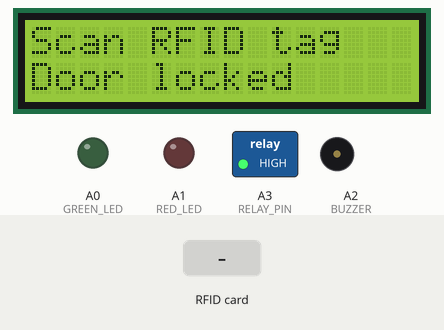
The sketch below on a simulated Arduino Uno, built with avr-gcc and run on an emulated ATmega328P. Parts: 16×2 character LCD, switched loads named in the sketch (green lamp = pin HIGH), output pins drawn as LEDs (lit = HIGH), buzzer (waves = sounding). Inputs (shaded band) come from the test bench. Pins used as bus, display or sensor lines are not drawn; what the sketch prints to the serial monitor is not drawn.

Above: at 2.5 s.
2.6 s: RFID card 16 73 8A 40 held to the reader
At 2.92 s:
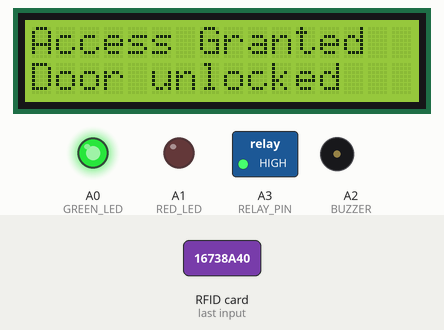
At 4.2 s:
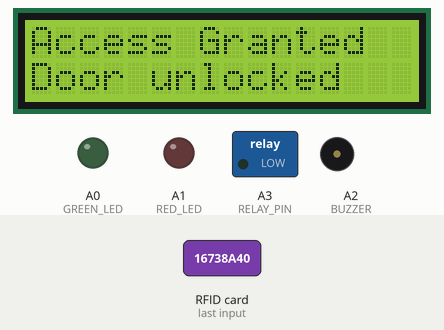
4.5 s: RFID card 5E 7A 19 C4 held to the reader
At 7.5 s:
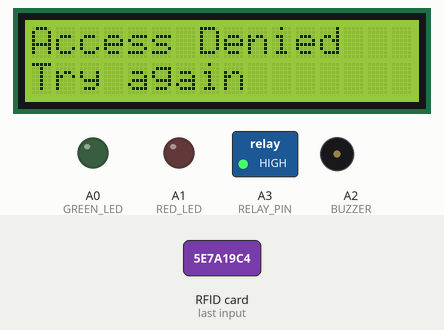
Timing chart, 0 to 9.0 s (numbered marks = the images above; inputs shaded):
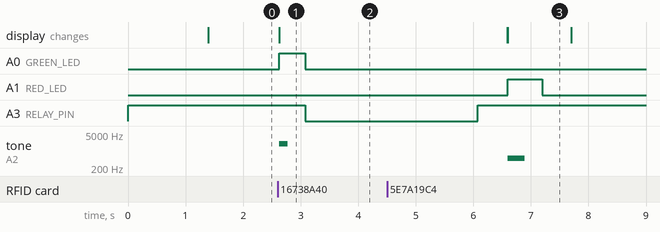

The sketch:

scanner_final.ino
```cpp
#include <SPI.h>
#define MFRC522_SPICLOCK 1000000U
#include <MFRC522.h>
#include <LiquidCrystal.h>

// =====================================================
// RC522 RFID Reader
// =====================================================
#define SS_PIN 10
#define RST_PIN 9
MFRC522 mfrc522(SS_PIN, RST_PIN);

// =====================================================
// LCD1602 (parallel mode)
// RS, E, D4, D5, D6, D7
// =====================================================
LiquidCrystal lcd(2, 3, 4, 6, 7, 8);

// =====================================================
// Outputs
// =====================================================
#define GREEN_LED A0
#define RED_LED   A1
#define BUZZER    A2
#define RELAY_PIN A3

// =====================================================
// Relay / Lock settings
// =====================================================
// Relay is active LOW if the relay LED turns on when the pin is LOW.
const bool RELAY_ACTIVE_LOW = true;

// Time door stays unlocked after authorised access
const unsigned long UNLOCK_MS = 3000;

// =====================================================
// Security / reliability settings
// =====================================================
const int MAX_FAILED_ATTEMPTS = 3;
const unsigned long LOCKOUT_MS = 10000;       // 10 seconds
const unsigned long READER_RESET_MS = 15000;  // Reinitialise RFID reader if idle too long

// =====================================================
// System state
// =====================================================
int failedAttempts = 0;
bool isLockedOut = false;
unsigned long lockoutUntil = 0;
unsigned long lastSuccessfulReadMs = 0;

// =====================================================
// Authorised UIDs
// =====================================================
// Current authorised card: 16 73 8A 40
byte authorisedUIDs[][4] = {
  {0x16, 0x73, 0x8A, 0x40}
};

const int AUTHORISED_UID_COUNT = sizeof(authorisedUIDs) / sizeof(authorisedUIDs[0]);

// =====================================================
// Relay control
// =====================================================
void relayOn() {
  digitalWrite(RELAY_PIN, RELAY_ACTIVE_LOW ? LOW : HIGH);
}

void relayOff() {
  digitalWrite(RELAY_PIN, RELAY_ACTIVE_LOW ? HIGH : LOW);
}
// relay ON  -> lock unlocked
// relay OFF -> lock locked
void lockDoor() {
  relayOff();
}

void unlockDoor() {
  relayOn();
}

void unlockDoorTimed(unsigned long durationMs) {
  unlockDoor();
  delay(durationMs);
  lockDoor();
}

// =====================================================
// Output helper functions
// =====================================================
void allOutputsOff() {
  digitalWrite(GREEN_LED, LOW);
  digitalWrite(RED_LED, LOW);
  noTone(BUZZER);
}

void showIdleScreen() {
  lcd.clear();
  lcd.setCursor(0, 0);
  lcd.print("Scan RFID tag");
  lcd.setCursor(0, 1);
  lcd.print("Door locked");
}

void showGrantedScreen() {
  lcd.clear();
  lcd.setCursor(0, 0);
  lcd.print("Access Granted");
  lcd.setCursor(0, 1);
  lcd.print("Door unlocked");
}

void showDeniedScreen() {
  lcd.clear();
  lcd.setCursor(0, 0);
  lcd.print("Access Denied");
  lcd.setCursor(0, 1);
  lcd.print("Try again");
}

void showLockoutScreen(unsigned long remainingSec) {
  lcd.clear();
  lcd.setCursor(0, 0);
  lcd.print("SYSTEM LOCKED");
  lcd.setCursor(0, 1);
  lcd.print("Wait ");
  lcd.print(remainingSec);
  lcd.print(" sec");
}

void successFeedback() {
  digitalWrite(GREEN_LED, HIGH);
  digitalWrite(RED_LED, LOW);

  tone(BUZZER, 2000);
  delay(150);
  noTone(BUZZER);

  delay(300);
  digitalWrite(GREEN_LED, LOW);
}

void deniedFeedback() {
  digitalWrite(RED_LED, HIGH);
  digitalWrite(GREEN_LED, LOW);

  tone(BUZZER, 500);
  delay(300);
  noTone(BUZZER);

  delay(300);
  digitalWrite(RED_LED, LOW);
}

void lockoutFeedback() {
  for (int i = 0; i < 3; i++) {
    digitalWrite(RED_LED, HIGH);
    tone(BUZZER, 800);
    delay(150);

    digitalWrite(RED_LED, LOW);
    noTone(BUZZER);
    delay(150);
  }
}

// =====================================================
// RFID helper functions
// =====================================================
void printUIDToSerial() {
  Serial.print("UID: ");
  for (byte i = 0; i < mfrc522.uid.size; i++) {
    if (mfrc522.uid.uidByte[i] < 0x10) {
      Serial.print("0");
    }
    Serial.print(mfrc522.uid.uidByte[i], HEX);
    Serial.print(" ");
  }
  Serial.println();
}

bool isAuthorised() {
  if (mfrc522.uid.size != 4) {
    return false;
  }

  for (int user = 0; user < AUTHORISED_UID_COUNT; user++) {
    bool match = true;
    for (byte i = 0; i < 4; i++) {
      if (mfrc522.uid.uidByte[i] != authorisedUIDs[user][i]) {
        match = false;
        break;
      }
    }
    if (match) {
      return true;
    }
  }

  return false;
}

void triggerLockout() {
  isLockedOut = true;
  lockoutUntil = millis() + LOCKOUT_MS;

  Serial.println("LOCKOUT TRIGGERED: 3 consecutive failed attempts.");
  showLockoutScreen(LOCKOUT_MS / 1000);
  lockoutFeedback();
  lockDoor();
}

void resetReaderIfNeeded() {
  if (millis() - lastSuccessfulReadMs > READER_RESET_MS) {
    mfrc522.PCD_Init();
    Serial.println("RC522 reinitialised.");
    lastSuccessfulReadMs = millis();
  }
}

// =====================================================
// Setup
// =====================================================
void setup() {
  Serial.begin(9600);
  SPI.begin();

  pinMode(SS_PIN, OUTPUT);
  digitalWrite(SS_PIN, HIGH);

  pinMode(GREEN_LED, OUTPUT);
  pinMode(RED_LED, OUTPUT);
  pinMode(BUZZER, OUTPUT);
  pinMode(RELAY_PIN, OUTPUT);

  allOutputsOff();

  // Start system in locked state
  lockDoor();

  lcd.begin(16, 2);
  lcd.clear();
  lcd.setCursor(0, 0);
  lcd.print("RFID Entry");
  lcd.setCursor(0, 1);
  lcd.print("Initialising");
  delay(1200);

  mfrc522.PCD_Init();
  lastSuccessfulReadMs = millis();

  Serial.println("RFID Access Control System Ready");
  Serial.println("Authorised UID: 16 73 8A 40");
  Serial.println("Lockout after 3 consecutive failed attempts.");
  Serial.println("Door starts LOCKED.");

  showIdleScreen();
}

// =====================================================
// Main loop
// =====================================================
void loop() {
  // ---------------------------
  // Lockout mode
  // ---------------------------
  if (isLockedOut) {
    if (millis() >= lockoutUntil) {
      isLockedOut = false;
      failedAttempts = 0;
      Serial.println("Lockout ended. System reset.");
      lockDoor();
      showIdleScreen();
      allOutputsOff();
    } else {
      static unsigned long lastLockoutUpdate = 0;
      if (millis() - lastLockoutUpdate > 1000) {
        lastLockoutUpdate = millis();
        unsigned long remaining = (lockoutUntil - millis()) / 1000;
        showLockoutScreen(remaining);
      }
      return;
    }
  }

  // ---------------------------
  // Keep RC522 stable
  // ---------------------------
  resetReaderIfNeeded();

  // ---------------------------
  // Wait for card
  // ---------------------------
  if (!mfrc522.PICC_IsNewCardPresent()) {
    return;
  }

  if (!mfrc522.PICC_ReadCardSerial()) {
    return;
  }

  lastSuccessfulReadMs = millis();
  printUIDToSerial();

  // ---------------------------
  // Check authorisation
  // ---------------------------
  if (isAuthorised()) {
    Serial.println("Access Granted");
    failedAttempts = 0;

    showGrantedScreen();
    successFeedback();

    // Unlock briefly, then relock
    unlockDoorTimed(UNLOCK_MS);

  } else {
    failedAttempts++;
    Serial.print("Access Denied (failed attempts: ");
    Serial.print(failedAttempts);
    Serial.println(")");

    showDeniedScreen();
    deniedFeedback();
    lockDoor();

    if (failedAttempts >= MAX_FAILED_ATTEMPTS) {
      triggerLockout();
    }
  }

  // ---------------------------
  // End RFID communication
  // ---------------------------
  mfrc522.PICC_HaltA();
  mfrc522.PCD_StopCrypto1();

  delay(500);

  if (!isLockedOut) {
    lockDoor();
    showIdleScreen();
  }
}
```

Measured:
- after the input at 2.6 s, A0 (GREEN_LED): LOW → HIGH at once, → LOW 0.45 s later; A3 (RELAY_PIN): HIGH → LOW after 0.48 s; tone on A2 (BUZZER): silent → 2000 Hz at once, → silent 0.15 s later; the display: changes at once (image 1)
- after the input at 4.5 s, A1 (RED_LED): LOW → HIGH after 2.1 s, → LOW 0.60 s later; tone on A2 (BUZZER): silent → 500 Hz after 2.1 s, → silent 0.30 s later; the display: first differs from a run without the input after 2.1 s (image 3)
- what the display in image 3 shows lasts 1.1 s, from 6.6 s to 7.7 s
